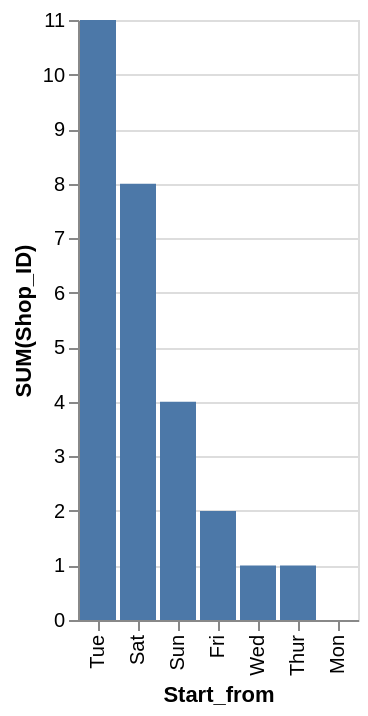

Source (Vega-Lite JSON):
### Vega-Lite specification from a JSON file in a GitHub repository (floating-point values rounded to 4 significant figures)
{"data": {"values": [{"x_data": "Mon", "y_data": 0}, {"x_data": "Tue", "y_data": 11}, {"x_data": "Wed", "y_data": 1}, {"x_data": "Thur", "y_data": 1}, {"x_data": "Fri", "y_data": 2}, {"x_data": "Sat", "y_data": 8}, {"x_data": "Sun", "y_data": 4}]}, "mark": "bar", "encoding": {"x": {"field": "x_data", "type": "nominal", "title": "Start_from", "sort": {"op": "sum", "field": "y_data", "order": "descending"}}, "y": {"field": "y_data", "type": "quantitative", "title": "SUM(Shop_ID)"}}}
